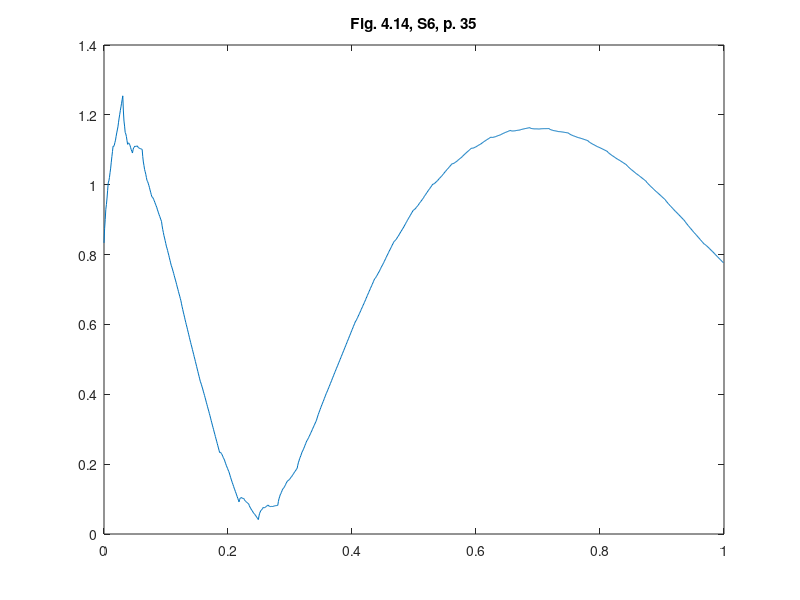

Write the MATLAB code that produced this figure.
%% ========================================================================
%% Programmatic octave notes on "Ripples in Mathematics" by A. Jensen
%% and A. la Cour-Harbo written with a deep gratitude to the authors for
%% this wonderful text. 
%% 
%% Reconstruction of graphs in Figure 4.14, top, p.35, Ch 04, S6.
%%
%% Author: Vladimir Kulyukin
%% 
%% NB: I have tested this code in Octave 4.
%% =========================================================================
t = (1.0/1024.0)*[0:1023];

y_fig_4_14_s6_p34 = [
0.8334374694168124
0.8746018454451339
0.9000520197714186
0.9297128017534636
0.9436593820334725
0.9618165699692416
0.9841843655607714
1.0054239322312957
1.0109492971997835
1.0206852698240316
1.0346318501040406
1.0474502014630438
1.0644791604778079
1.0803798905715662
1.0951523917443196
1.1102272009453331
1.1095878084443114
1.1131590235990494
1.120940846409548
1.1275944402990412
1.1384586418442948
1.1481946144685429
1.156802358171786
1.1657124099032892
1.1788330692905538
1.1908254997568126
1.2016897013020662
1.2128562108755803
1.2228944915280895
1.2332350802088594
1.2438779769178898
1.254439870434882
1.2110979812394718
1.1821995670908323
1.1677446279889643
1.1494195714124142
1.1455379898826357
1.1377862908781755
1.126164474399034
1.1155796527718467
1.1194383061914315
1.1194268421363345
1.1155452606065561
1.1127006739287317
1.1059859697762262
1.1003082604756749
1.0956675460270784
1.0907489696453452
1.1002738683103839
1.1059286495007408
1.1077133132164163
1.1105349717840463
1.1094865128769946
1.1094750488218974
1.1105005796187546
1.1112482484824753
1.1081257998715153
1.1060403461125092
1.104991887205458
1.1036655663652697
1.1033762403770364
1.1028090524556662
1.1019640026011595
1.1011934056272439
1.0804549230049674
1.0650668192167259
1.0550290942625198
1.0435577396205333
1.0374367638125825
1.0298821583168511
1.0208939231333396
1.0122898278669137
1.009036111434524
1.0043487653143537
0.9982277895064031
0.9924909536155382
0.9853204880368931
0.9785341623753336
0.9721319766308607
0.9656268609058234
0.9644721240148226
0.9618837574360412
0.9578617611694791
0.954223904820003
0.9491524187827467
0.9444650726625761
0.940161866459492
0.9357557302758437
0.9299159644044154
0.9244603384500729
0.9193888524128164
0.914214436394996
0.9094241602942621
0.904530954212964
0.8995348181511023
0.8945662620944093
0.8821806799729595
0.8717824839958015
0.863371674162936
0.8544283458176585
0.8474724036166736
0.8399839429032765
0.8319629636774675
0.8240846723570137
0.8181937671808528
0.8117703434922795
0.8048144012912944
0.7980011469956646
0.7906553741876231
0.7834522892849367
0.7763918922876059
0.7692932621812651
0.7641820182192176
0.7585382557447576
0.7523619747578856
0.7463283816763691
0.7397622700824406
0.7333388463938673
0.7270581106106495
0.7207391417184219
0.7138876543137829
0.7071788548144988
0.7006127432205703
0.6940083985176319
0.6875467417200493
0.6810468518134568
0.6745087287978546
0.6679808503129355
0.6590536341444863
0.6507693185707082
0.6431279035916019
0.6353142239173396
0.6281434448377491
0.6208004010630027
0.6132850925931008
0.6058159423091499
0.5989896926198712
0.5919911782354363
0.5848203991558458
0.5776957782622065
0.5703988926734118
0.5631481652705682
0.5559435960536762
0.5487266587881341
0.542152622117264
0.535406320751238
0.5284877546900562
0.5216153468148256
0.5145706742444396
0.5075721598600047
0.5006198036615214
0.493655079414388
0.4865180904720994
0.47942725971576183
0.47238258714537573
0.46532554652633973
0.4583146640932553
0.451291413611521
0.4442557950811369
0.43722349055940035
0.43248940333009855
0.42713951063325745
0.4211738124688774
0.41537311888221895
0.4089566198280217
0.40270512535154607
0.3966186354527922
0.39048793271069027
0.38374142450104953
0.37715992086913036
0.370743421814933
0.36428270991738754
0.35798700259756405
0.35164708243439247
0.3452629494278729
0.3388906632170234
0.33190257153863517
0.3250794844379685
0.3184214019150236
0.31171910654873064
0.30518181576015957
0.2986003121282404
0.2919745956529733
0.28536072597337625
0.2789118608715012
0.2724187829262781
0.265881492137707
0.259356048144806
0.25278639130855707
0.24622858126797825
0.23968261802306962
0.23313348043882826
0.23409327076547037
0.23304104992236763
0.22997681790952026
0.2274517026647683
0.22291457625027175
0.2189165666038706
0.21545767372556496
0.21185432494462197
0.20623896499393446
0.20116272181134237
0.1966255953968457
0.19194401307971182
0.18780154753067343
0.18351462607899777
0.17908324872468484
0.1746905782128254
0.16828589653122145
0.16242033161771288
0.15709388347229986
0.1516229794242495
0.14669119214429466
0.1416149489617025
0.13639424987647314
0.13121225763369732
0.12656938215901703
0.12178205078169944
0.1168502635017446
0.11195718306424329
0.10691964672410478
0.10192081722641977
0.09696069457118836
0.09199020044877991
0.09891657748213448
0.10265519749684521
0.10320606049291212
0.10461108040779127
0.10282834330402668
0.10189976311907432
0.10182533985293421
0.10152204593018888
0.09803099498879977
0.09539410096622289
0.09361136386245827
0.09159975610208845
0.0904423052605309
0.08905598376236815
0.08744079160760015
0.0858869251604407
0.08114530169463754
0.07725783514764659
0.07422452551946786
0.07096234523468394
0.06855432186871227
0.06591742784613538
0.06305166316695332
0.060247224195379784
0.058296942142618546
0.05611778943325208
0.05370976606728041
0.05136306840891727
0.04878750009394896
0.04627325748658918
0.04382034058683794
0.04135099151325772
0.052016677243873884
0.05916284100615092
0.06278948280008886
0.06735917766318686
0.06840935055794577
0.07040257652186471
0.07333885555494372
0.07602244427972159
0.07518651103616039
0.0752936308617592
0.0763438037565181
0.07714128634297585
0.07888182199859368
0.08036966734591036
0.08160482238492593
0.08290768558798593
0.08069102682270689
0.07941742112658785
0.0790868684996289
0.0785036255643688
0.07886343569826876
0.07897055552386757
0.0788249850411653
0.07874712272250745
0.07961231347300968
0.08022481391521077
0.08058462404911074
0.08101214234705514
0.08118697033669844
0.08142950649038619
0.08173975080811839
0.08203185277797387
0.09292906267247185
0.10098464246291694
0.1061985921493092
0.11217395432727037
0.11530768640117872
0.11920283096665595
0.12385938802370214
0.1283119252185254
0.12992283230929597
0.13229515189163538
0.13542888396554376
0.13835859617722923
0.14204972088048362
0.14553682572151513
0.1488199107003238
0.15215766263645497
0.1526537844685334
0.1539113187921807
0.15593026560739692
0.15774519256039024
0.16032153200495255
0.16269385158729197
0.16486215130740853
0.16708511798484757
0.1700694971538556
0.17284985646064072
0.17542619590520303
0.1780572023070878
0.18048418884674974
0.18296584234373417
0.18550216279804116
0.18802383528528088
0.1968130471830748
0.20392287695728045
0.2093533246078979
0.21523376134231406
0.21943481595314207
0.22408585964776867
0.22918689242619408
0.23416735099301275
0.2374684274362433
0.24121949296327252
0.24542054757410048
0.2495010279733217
0.2540314974563417
0.2584413927277549
0.2627307137875615
0.2670523426099961
0.26969458930884266
0.2727868250914879
0.2763290499579318
0.27975070061276897
0.2836223403514049
0.287373405878434
0.2910038971938566
0.2946666962719071
0.29877948443375657
0.30277169838399914
0.3066433381226351
0.310547285623899
0.3143306589135563
0.3181463399658416
0.3219943287807549
0.3258336607567627
0.33204822548595253
0.3376263485170912
0.3425680298501789
0.34768024522228874
0.35215601889634773
0.3568023266094289
0.36161916836153235
0.36639031565559765
0.3705250212516121
0.3748302608866486
0.3793060345607076
0.3837361137767284
0.3883367270317716
0.39289164582877667
0.3974008701677438
0.40192233829984053
0.40580736473388673
0.40986292520695494
0.41408901971904544
0.41826941977309773
0.42262035386617247
0.4269255935012091
0.43118513867820774
0.43545692764833605
0.4398992506574869
0.4442958792085996
0.44864681330167433
0.45300999118787877
0.45732747461604534
0.4616572018373416
0.46599917285176795
0.47033786315171255
0.4744859355173582
0.47868508380456204
0.4829353080133243
0.4871718464701522
0.49145946084853875
0.4957333894749908
0.4999936323495088
0.5042575423102053
0.5085725281924602
0.5128738283227808
0.5171614427011672
0.521452724165732
0.5257303198783629
0.5300115826771722
0.5342965125621602
0.5385804598543678
0.5429154830681342
0.547236820529966
0.5515444722398639
0.5558557910359401
0.5601534240800822
0.5644547242104028
0.568759691426902
0.5730636760506209
0.577353974922406
0.5816479408803695
0.5859455739245115
0.5902422243758733
0.5945425419134139
0.5988418768581742
0.6031402292101545
0.6074388448470767
0.6101587865136384
0.6133017325956701
0.6168676830931721
0.6203202898991538
0.6241959011206059
0.6279581686505377
0.6316070924889496
0.6352863866779713
0.6393886852824636
0.6433776401954356
0.6472532514168877
0.6511592329889496
0.6549518708694915
0.6587748791006433
0.6626282576824052
0.6664734985532471
0.6707417438395593
0.6748966454343515
0.6789382033376237
0.6830101315915058
0.686968716153868
0.6909576710668399
0.6949769963304218
0.6989881838830838
0.7028860277442261
0.7068142419559783
0.7107728265183404
0.7147232733697826
0.7187040905718349
0.7226767700629672
0.7266413118431799
0.7306080341164616
0.7323688903483144
0.7347208066045793
0.7376637828852561
0.7404483851097133
0.7438240473585832
0.7470413355512332
0.7501002496876636
0.7532016000245598
0.756894010385869
0.7604280466909581
0.7638037089398279
0.7672218073891635
0.7704815317822796
0.7737836923758618
0.7771282891699101
0.7804615152183134
0.7843858012911293
0.7881517133077254
0.7917592512681021
0.7954092254289447
0.7989008255335679
0.802434861838657
0.8060113343442122
0.8095764361041227
0.8129831638078138
0.8164323277119707
0.8199239278165937
0.823404157175572
0.8269268227350166
0.8304381175488162
0.8339380416169712
0.8374410124672387
0.8385329536404498
0.8402709282685553
0.8426549363515559
0.8448658402920336
0.8477227776874068
0.8504066109402569
0.8529173400505847
0.8554744522761075
0.8586775979565258
0.8617076394944212
0.864564576889794
0.867467897400362
0.870198113768408
0.8729747132516492
0.8757976958500856
0.8786082501302629
0.8820648378653356
0.8853483214578856
0.8884587009079128
0.8916154634731351
0.8945991218958353
0.8976291634337306
0.9007055880868214
0.9037695844216529
0.9066604766139625
0.9095977519214671
0.9125814103441673
0.9155526404486082
0.9185702536682447
0.9215754385696219
0.9245681951527402
0.9275642818936991
0.9281567422824852
0.929393252411242
0.9312738122799697
0.9329817995409867
0.935333836541975
0.9375133009352522
0.939520192720819
0.9415733251972571
0.9442705074136671
0.9467951170223659
0.9491471540233539
0.9515454317152137
0.953771136799363
0.9560430825743839
0.9583612690402765
0.9606670653503926
0.9636169114004804
0.966394184842857
0.9689988856775229
0.9716498272030603
0.9741281961208875
0.9766528057295861
0.9792236560291567
0.9817821161729505
0.9841680037090343
0.9866001319359894
0.9890785008538163
0.9915444796158666
0.9940566990687889
0.9965565283659346
0.9990439675073033
1.0015347265809065
1.0017264131107395
1.0025341342720162
1.0039578900647366
1.0052165798754518
1.0070913043176117
1.008800962777766
1.0103455552559155
1.0119343770306408
1.014139233436811
1.0161790238609754
1.0180537483031349
1.0199727020418705
1.021726589798601
1.0235247068519076
1.0253670532017902
1.0271975483473734
1.0296440781244014
1.031925541919424
1.0340419397324412
1.0362025668420343
1.0381981279696233
1.0402379183937878
1.0423219381145286
1.0443941066309699
1.046301209165406
1.0482525409964183
1.0502481021240064
1.052231812047295
1.0542597512671608
1.0562758392827265
1.058280076093993
1.0602874884258804
1.0601376766634978
1.0605658913550675
1.0615721325005902
1.062423491924572
1.0638528778025074
1.0651273819589018
1.0662470043937557
1.0674081272608185
1.0691472765818344
1.0707315441813097
1.0721609300592447
1.0736318163693885
1.0749478209579924
1.0763053259788047
1.0777043314318266
1.079092216877552
1.0810581287772314
1.0828691589553696
1.0845253074119672
1.0862229563007737
1.0877657234680405
1.0893499910675157
1.0909757590992004
1.0925904071235886
1.094050173426437
1.0955514401614943
1.0970942073287604
1.0986258544887306
1.10019900208091
1.1017610296657934
1.1033119372433808
1.1048658244179426
1.1044120040411483
1.1044961472813772
1.1051182541386306
1.1055962140791444
1.106612137636683
1.1074839142774822
1.1082115440015423
1.1089777977755342
1.1102820151665505
1.1114420856408276
1.112458009198366
1.1135125568058355
1.1144229574965667
1.115371982237229
1.1163596310278234
1.1173369305354297
1.1188521936600608
1.1202233098679524
1.1214502791591054
1.1227158725001896
1.1238373189245352
1.1249973893988123
1.126196083923021
1.1273844291642419
1.1284286274887245
1.1295114498631382
1.130632896287484
1.1317439934288416
1.1328937146201312
1.134033086528433
1.1351621091537474
1.13629390486108
1.1355614035234216
1.13532843907342
1.1355950115110758
1.1357277334430942
1.1363599922627698
1.1368584005768079
1.137222958385209
1.137623381328502
1.1385233411594529
1.139289450484766
1.1399217093044418
1.1405898332590094
1.1411241067079398
1.141694245291762
1.1423002490104763
1.1428966426952598
1.1439925732677017
1.1449546533345054
1.1457828828956718
1.1466469775917298
1.1473772217821512
1.148143331107464
1.1489453055676693
1.1497376699939432
1.1503961839145807
1.1510905629701098
1.1518208071605307
1.1525414413170207
1.1532979406084034
1.1540448298658548
1.1547821090893757
1.155521963313727
1.1545292091460935
1.1540007059978912
1.1539364538691212
1.1537478060546085
1.1540234092595285
1.154174616778706
1.1542014286121414
1.154261572169113
1.1547859667455174
1.1551859656361794
1.155461568841099
1.155770503769555
1.1559550430122691
1.1561729139785195
1.1564241166683067
1.1566663881496895
1.1573729106505053
1.1579550374655785
1.1584127685949095
1.1589038314477764
1.1592704986149023
1.159670497505564
1.1601038281197624
1.1605282275255566
1.160828231245609
1.161161566689198
1.161528233856323
1.161885969815044
1.1622770374973024
1.1626591739711563
1.1630323792366062
1.1634079776121353
1.1621694654869659
1.161363452966953
1.160989940052097
1.1605005392173124
1.160443637987685
1.1602708488381286
1.1599821717686438
1.159724546773716
1.1598994213839458
1.1599584080742464
1.1599015068446188
1.1598756576895484
1.1597339206145496
1.159623235614108
1.159543602688224
1.1594556493840384
1.159800195685011
1.1600288540660544
1.1601416245271694
1.1602854470628412
1.160313381678585
1.1603723683688856
1.160462407133744
1.1605441255203008
1.1605099559869303
1.1605068385281163
1.16053477314386
1.1605543873813025
1.1606050536933024
1.1606473996270013
1.1606814251823994
1.1607176801764434
1.1592457531092073
1.1581779422073302
1.1575142474708124
1.156742270134138
1.1563744089628232
1.1558982651913519
1.1553138388197242
1.1547584266833624
1.1546071307123609
1.1543475521412023
1.1539796909698876
1.1536408440338386
1.1531937144976339
1.1527755991966948
1.1523864981310223
1.1519896227244406
1.1519968634832196
1.1518958216418413
1.151686497200307
1.1515061869940384
1.151217594187614
1.1509580156164554
1.1507274512805632
1.1504891126037622
1.1501424913268055
1.1498248842851144
1.1495362914786895
1.149239924331356
1.148972571419289
1.148697444166313
1.1484145425724286
1.1481337241069123
1.1464397645709277
1.1451244550435662
1.1441877955248279
1.1431496770420646
1.1424902085679252
1.1417292811297608
1.1408668947275717
1.1400316941728577
1.1395751436267678
1.1390171341166526
1.1383576656425132
1.1377253830158487
1.13699164142516
1.136285085681946
1.1356057157862078
1.1349190614645925
1.1346110571516017
1.1342015938745855
1.1336906716335449
1.1332069352399792
1.132621739882389
1.1320637303722738
1.1315329067096342
1.1309947986211177
1.1303552315685774
1.129742850363512
1.1291576550059217
1.1285651752224546
1.1279998812864633
1.1274273029245951
1.1268474401368507
1.1262695292051366
1.1243648864128664
1.1228157403512047
1.1216220910201515
1.12033318662722
1.1193997789648977
1.1183711162406964
1.1172471984546168
1.1161488041854422
1.115405906646877
1.1145677540464332
1.1136343463841105
1.112726462238693
1.1117233230313974
1.1107457073410067
1.1097936151675214
1.1088346839882932
1.108231249539675
1.1075325600291772
1.106738615456801
1.1059701944013303
1.1051065182839812
1.1042683656835368
1.1034557365999982
1.1026362685107167
1.101721545359557
1.1008323457253022
1.0999686696079527
1.0990981544848604
1.0982531628786738
1.097401332266744
1.0965426626490715
1.0956858255374642
1.0935826678732594
1.0918134607946333
1.0903782043015862
1.0888534660188212
1.0876626783216357
1.0863824088347318
1.0850126575581103
1.0836668828547806
1.082655058737031
1.0815537528295627
1.0803629651323772
1.0791961540084831
1.077939861094872
1.0767075447545524
1.0754992049875252
1.0742844407170469
1.0734036270321485
1.0724333315575318
1.0713735542931977
1.0703377536021552
1.0692124711213953
1.0681111652139272
1.0670338358797513
1.0659500820421244
1.0647768464147802
1.0636275873607277
1.0625023048799676
1.0613705978957562
1.0602628674848373
1.0591487125704673
1.0580281331526469
1.0569092751753373
1.0546214884468608
1.0526469152332687
1.0509855555345617
1.0492402705274826
1.0478081990352885
1.046292202234722
1.0446922801257843
1.0431148457354487
1.0418506248599986
1.0405024786761763
1.0390704071839822
1.0376608234103903
1.0361673143284276
1.034696292965067
1.033247759320309
1.0317932001095118
1.0306518544136
1.0294265834093161
1.0281173870966605
1.0268306785026071
1.0254600446001823
1.0241118984163597
1.0227862399511405
1.0214545559198815
1.020038946580251
1.018645824959223
1.017275191056798
1.0158985315883335
1.0145443598384722
1.013184162522571
1.0118179396406313
1.010453331304245
1.0079975493295745
1.0058341464500842
1.0039631226657746
1.0020137561390272
1.000356768707461
0.998621438533457
0.9968077656170158
0.9950150845751431
0.9935147826284518
0.9919361379393228
0.9902791505077564
0.9886431549507587
0.9869288166513239
0.9852354702264576
0.9835631156761606
0.9818851363700248
0.9804995361590704
0.9790355932056782
0.9774933075098488
0.975972013688588
0.97437237712489
0.9727937324357606
0.9712360796212005
0.9696728020508018
0.9680311817379663
0.9664105532996994
0.9648109167360013
0.9632056554164647
0.9616213859714975
0.9600314917706914
0.9584359728140471
0.9568419610061871
0.9542387960148406
0.9519060328040485
0.9498436713738109
0.9477088560048416
0.9458444424164272
0.943907574889281
0.9418982534234034
0.9399083459318973
0.9381888402209462
0.9363968805712631
0.9345324669828488
0.9326874673688059
0.9307700138160317
0.9288719742376288
0.9269933486335977
0.9251095210708116
0.9234960952885805
0.9218102155676176
0.9200518819079232
0.9183129622226002
0.9165015885985459
0.914709628948863
0.9129370832735517
0.9111593356394858
0.9093091340666881
0.9074783464682621
0.9056669728442077
0.9038503972613984
0.9020532356529609
0.9002508720857685
0.8984433065598214
0.8966371348945215
0.893916172900962
0.8914403282371033
0.889209600902946
0.8869131945782439
0.8848619055832435
0.8827449375976983
0.8805622906216091
0.8783972422779955
0.8764773112640836
0.8744917012596269
0.8724404122646263
0.8704067219021014
0.8683073525490325
0.8662255818284395
0.8641614097403224
0.8620925221128454
0.8602687518150699
0.8583793025267499
0.8564241742478855
0.8544866446014973
0.8524834359645648
0.8504978259601083
0.8485298145881277
0.8465570876767874
0.844518681774903
0.8424978745054945
0.8404946658685619
0.8384867416922694
0.8364964161484533
0.834501375065277
0.832501618442741
0.830503125345168
0.8296027895011142
0.8284082033078174
0.826919366765278
0.8255093743661907
0.8238051316178607
0.8221797330129829
0.8206331785515573
0.8190654978655653
0.8172035668303312
0.8154204799385492
0.8137162371902191
0.811990868217323
0.8103443433878795
0.8086766923338697
0.806987915055294
0.8053047985315296
0.8033274316585233
0.8014289089289688
0.7996092303428664
0.797768425532198
0.7960064648649818
0.7942233779731995
0.7924191648568515
0.7906206124953148
0.7889009042772307
0.7871600698345804
0.7853981091673641
0.7836418092549592
0.7818643831179888
0.7800926177358295
0.7783265131084821
0.7765588916864541
];

figure;
plot(t, y_fig_4_14_s6_p34);
xlim([0 1]);
title('Fig. 4.14, S6, p. 35');
